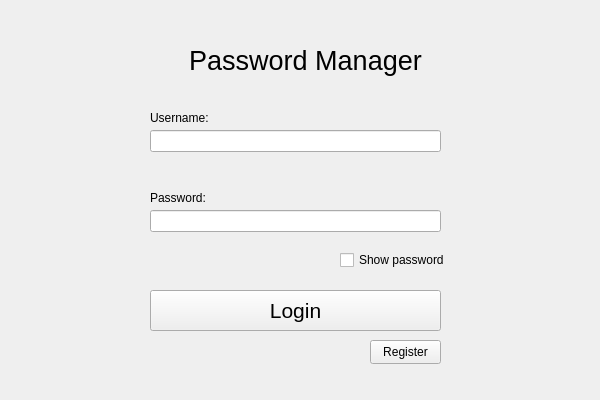
<?xml version="1.0" encoding="UTF-8"?>
<ui version="4.0">
 <class>LoginWidgetClass</class>
 <widget class="QWidget" name="LoginWidgetClass">
  <property name="geometry">
   <rect>
    <x>0</x>
    <y>0</y>
    <width>600</width>
    <height>400</height>
   </rect>
  </property>
  <property name="windowTitle">
   <string>LoginWidget</string>
  </property>
  <widget class="QPushButton" name="registerButton">
   <property name="geometry">
    <rect>
     <x>370</x>
     <y>340</y>
     <width>71</width>
     <height>24</height>
    </rect>
   </property>
   <property name="text">
    <string>Register</string>
   </property>
  </widget>
  <widget class="QPushButton" name="loginButton">
   <property name="geometry">
    <rect>
     <x>150</x>
     <y>290</y>
     <width>291</width>
     <height>41</height>
    </rect>
   </property>
   <property name="font">
    <font>
     <pointsize>16</pointsize>
    </font>
   </property>
   <property name="text">
    <string>Login</string>
   </property>
  </widget>
  <widget class="QCheckBox" name="showPassword">
   <property name="geometry">
    <rect>
     <x>340</x>
     <y>250</y>
     <width>121</width>
     <height>20</height>
    </rect>
   </property>
   <property name="text">
    <string>Show password</string>
   </property>
  </widget>
  <widget class="QLabel" name="usernameError">
   <property name="geometry">
    <rect>
     <x>150</x>
     <y>150</y>
     <width>281</width>
     <height>21</height>
    </rect>
   </property>
   <property name="palette">
    <palette>
     <active>
      <colorrole role="WindowText">
       <brush brushstyle="SolidPattern">
        <color alpha="255">
         <red>255</red>
         <green>0</green>
         <blue>0</blue>
        </color>
       </brush>
      </colorrole>
      <colorrole role="Text">
       <brush brushstyle="SolidPattern">
        <color alpha="255">
         <red>0</red>
         <green>0</green>
         <blue>0</blue>
        </color>
       </brush>
      </colorrole>
     </active>
     <inactive>
      <colorrole role="WindowText">
       <brush brushstyle="SolidPattern">
        <color alpha="255">
         <red>255</red>
         <green>0</green>
         <blue>0</blue>
        </color>
       </brush>
      </colorrole>
      <colorrole role="Text">
       <brush brushstyle="SolidPattern">
        <color alpha="255">
         <red>0</red>
         <green>0</green>
         <blue>0</blue>
        </color>
       </brush>
      </colorrole>
     </inactive>
     <disabled/>
    </palette>
   </property>
   <property name="font">
    <font>
     <pointsize>10</pointsize>
     <bold>true</bold>
    </font>
   </property>
   <property name="text">
    <string/>
   </property>
  </widget>
  <widget class="QLineEdit" name="usernameInput">
   <property name="geometry">
    <rect>
     <x>150</x>
     <y>130</y>
     <width>291</width>
     <height>22</height>
    </rect>
   </property>
  </widget>
  <widget class="QLabel" name="passwordError">
   <property name="geometry">
    <rect>
     <x>150</x>
     <y>230</y>
     <width>291</width>
     <height>21</height>
    </rect>
   </property>
   <property name="palette">
    <palette>
     <active>
      <colorrole role="WindowText">
       <brush brushstyle="SolidPattern">
        <color alpha="255">
         <red>255</red>
         <green>0</green>
         <blue>0</blue>
        </color>
       </brush>
      </colorrole>
     </active>
     <inactive>
      <colorrole role="WindowText">
       <brush brushstyle="SolidPattern">
        <color alpha="255">
         <red>255</red>
         <green>0</green>
         <blue>0</blue>
        </color>
       </brush>
      </colorrole>
     </inactive>
     <disabled/>
    </palette>
   </property>
   <property name="font">
    <font>
     <pointsize>10</pointsize>
     <bold>true</bold>
    </font>
   </property>
   <property name="text">
    <string/>
   </property>
  </widget>
  <widget class="QLabel" name="label_2">
   <property name="geometry">
    <rect>
     <x>150</x>
     <y>110</y>
     <width>71</width>
     <height>16</height>
    </rect>
   </property>
   <property name="text">
    <string>Username:</string>
   </property>
  </widget>
  <widget class="QLabel" name="label_3">
   <property name="geometry">
    <rect>
     <x>150</x>
     <y>190</y>
     <width>91</width>
     <height>16</height>
    </rect>
   </property>
   <property name="text">
    <string>Password:</string>
   </property>
  </widget>
  <widget class="QLineEdit" name="passwordInput">
   <property name="geometry">
    <rect>
     <x>150</x>
     <y>210</y>
     <width>291</width>
     <height>22</height>
    </rect>
   </property>
   <property name="echoMode">
    <enum>QLineEdit::EchoMode::Password</enum>
   </property>
  </widget>
  <widget class="QLabel" name="label">
   <property name="enabled">
    <bool>true</bool>
   </property>
   <property name="geometry">
    <rect>
     <x>180</x>
     <y>40</y>
     <width>251</width>
     <height>41</height>
    </rect>
   </property>
   <property name="font">
    <font>
     <pointsize>20</pointsize>
     <bold>false</bold>
    </font>
   </property>
   <property name="text">
    <string>Password Manager</string>
   </property>
   <property name="alignment">
    <set>Qt::AlignmentFlag::AlignCenter</set>
   </property>
  </widget>
  <widget class="QLabel" name="globalMessage">
   <property name="geometry">
    <rect>
     <x>150</x>
     <y>90</y>
     <width>291</width>
     <height>20</height>
    </rect>
   </property>
   <property name="text">
    <string/>
   </property>
   <property name="alignment">
    <set>Qt::AlignmentFlag::AlignCenter</set>
   </property>
  </widget>
 </widget>
 <layoutdefault spacing="6" margin="11"/>
 <resources/>
 <connections/>
</ui>
